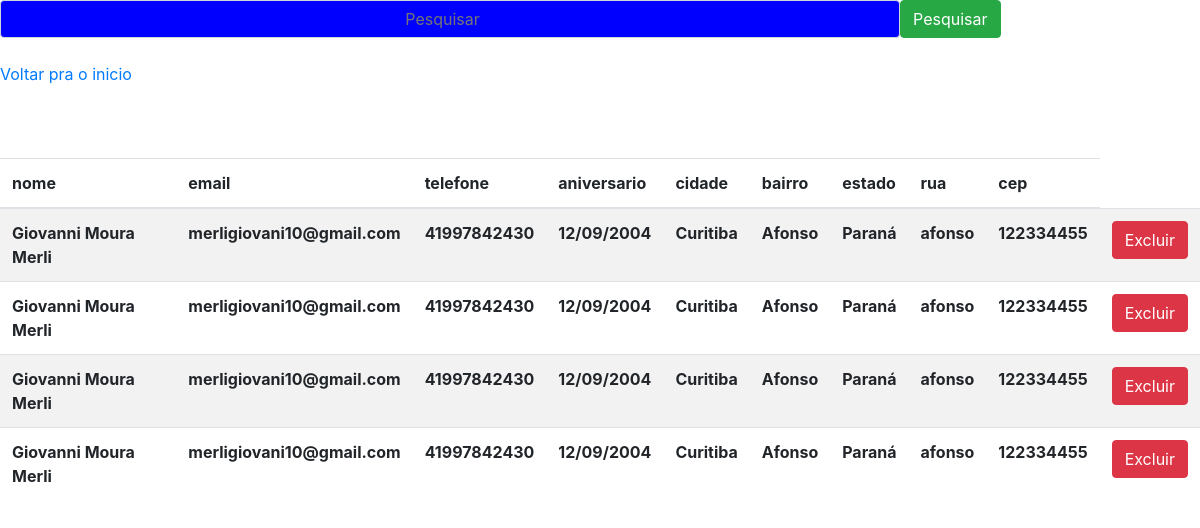
The app's page /paciente/listar.php with its own data.
### tables this page shows
CREATE TABLE IF NOT EXISTS `pacientes` (
  `id` int NOT NULL AUTO_INCREMENT,
  `nome` text NOT NULL,
  `email` text NOT NULL,
  `senha` text NOT NULL,
  `telefone` text NOT NULL,
  `aniversario` text NOT NULL,
  `cidade` text NOT NULL,
  `bairro` text NOT NULL,
  `estado` text NOT NULL,
  `rua` text NOT NULL,
  `cep` text NOT NULL,
  PRIMARY KEY (`id`)
);

### paciente/listar.php (the view, shortened to what this page needs)
<!doctype html>
<html lang="en">
  <head>
    <link rel="stylesheet" href="https://stackpath.bootstrapcdn.com/bootstrap/4.3.1/css/bootstrap.min.css">
  </head>
  <body>
    <form class="form-inline" action="listar.php" method="post">
     <input type="Search" style="width: 900px; text-align: center; background-color: blue"  placeholder="Pesquisar" name="buscar" class="input-group-text">
        <button type="submit" class="btn btn-success">Pesquisar</button>
    </form>
   <a href="home.php"><br>Voltar pra o inicio <br><br></a>
   <br><br>
  <tbody>
    <table class="table table-striped">
        <thead >
        <tr>
            <th scope="col">   nome</th>
            <th scope="col">   email</th>
            <th scope="col">   telefone</th>
            <th scope="col">   aniversario</th>
            <th scope="col">   cidade</th>
            <th scope="col">   bairro</th>
            <th scope="col">   estado</th>
            <th scope="col">   rua</th>
            <th scope="col">   cep</th>
        </tr>
        </thead>
        <tbody>
<?php
include_once "conectar.php";
if (isset($_POST['buscar'])){
    $pesquisa = $_POST['buscar'];
}
else {
    $pesquisa = '';
}
$sql = "SELECT * FROM pacientes WHERE nome LIKE '%$pesquisa%'";
$info = mysqli_query($connection, $sql);
              while($linha = mysqli_fetch_assoc($info)){
                $id = $linha['id'];
                $nome = $linha['nome'];
                $email = $linha['email'];
                $telefone = $linha['telefone'];
                $aniversario = $linha['aniversario'];
                $cidade = $linha['cidade'];
                $bairro = $linha['bairro'];
                $estado = $linha['estado'];
                $rua = $linha['rua'];
                $cep = $linha['cep'];
                echo " <tr>
                          <th scope='row'> $nome</th>
                          <th> $email</th>
                          <th> $telefone</th>
                          <th> $aniversario</th>
                          <th> $cidade</th>
                          <th> $bairro</th>
                          <th> $estado</th>
                          <th> $rua</th>
                          <th> $cep</th>
                          <td>
                              <a href='#' class='btn btn-danger ' data-toggle='modal' data-target='#confirma'
                              onclick=" .'"' ."pegar_dados($id, '$nome')" . '"' . ">Excluir</a>
                          </td>
                          </tr>";
            }
         ?>
  </tbody>
 </table>
  </body>
</html>

### records on screen
pacientes: nome "Giovanni Moura Merli", email "merligiovani10@gmail.com", telefone "41997842430", aniversario "12/09/2004", cidade "Curitiba", bairro "Afonso", estado "Paraná", rua "afonso", cep "122334455"
pacientes: nome "Giovanni Moura Merli", email "merligiovani10@gmail.com", telefone "41997842430", aniversario "12/09/2004", cidade "Curitiba", bairro "Afonso", estado "Paraná", rua "afonso", cep "122334455"
pacientes: nome "Giovanni Moura Merli", email "merligiovani10@gmail.com", telefone "41997842430", aniversario "12/09/2004", cidade "Curitiba", bairro "Afonso", estado "Paraná", rua "afonso", cep "122334455"
pacientes: nome "Giovanni Moura Merli", email "merligiovani10@gmail.com", telefone "41997842430", aniversario "12/09/2004", cidade "Curitiba", bairro "Afonso", estado "Paraná", rua "afonso", cep "122334455"
